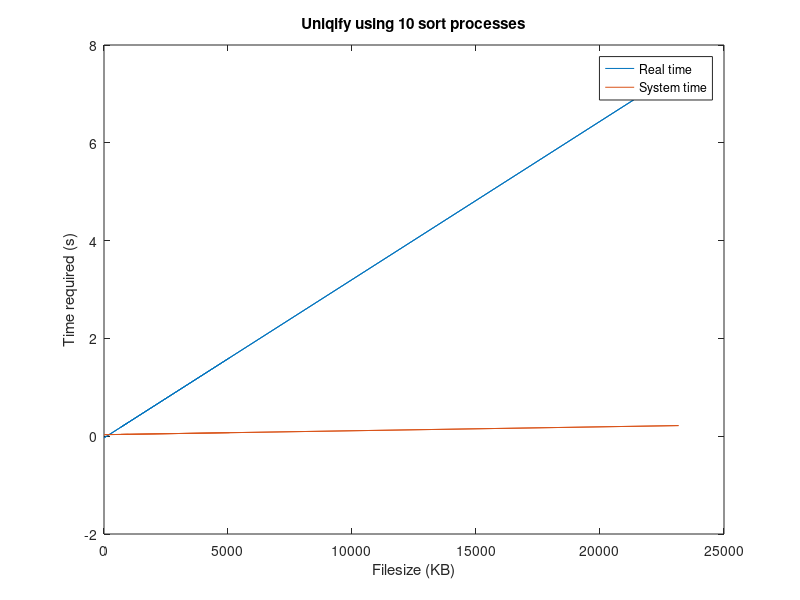
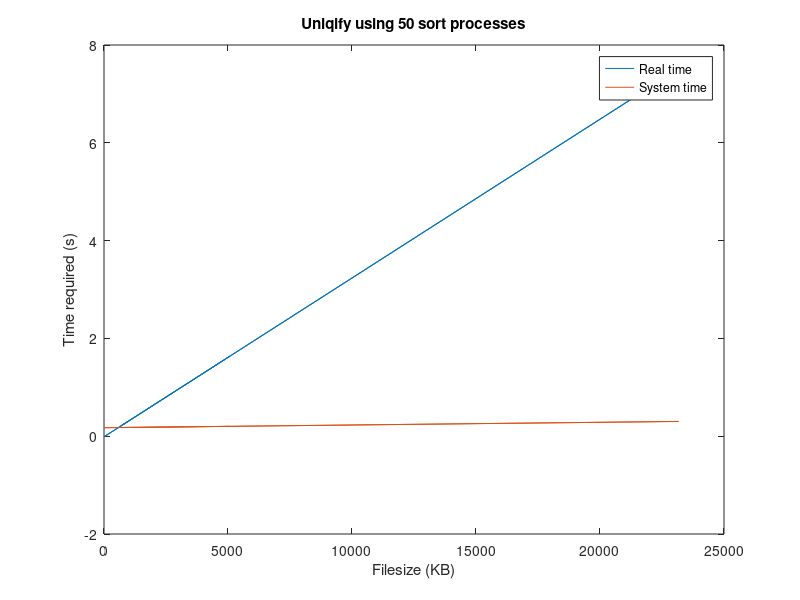
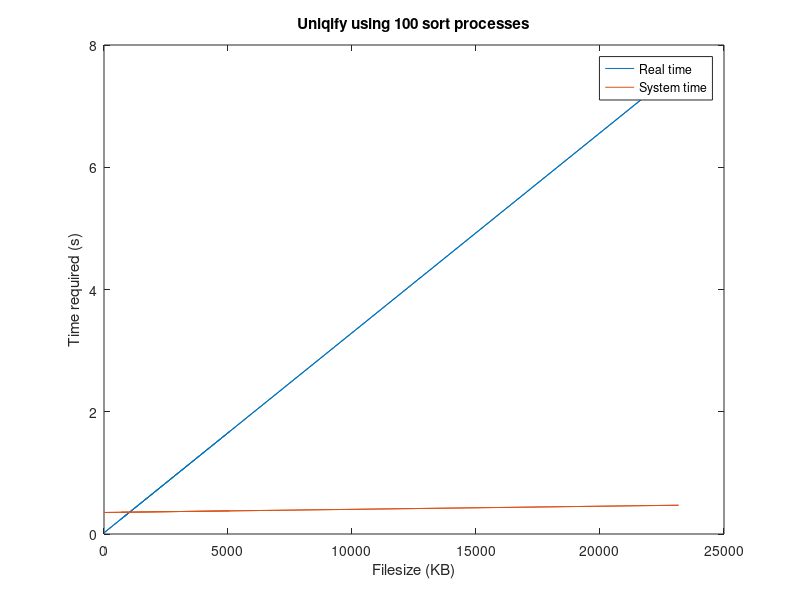

These charts were generated, in order, by the following MATLAB code:
% Plots values for CS 311 uniqify program

%=================[ 10 sort processes ]======================%
x =      [984  688  23168 3256 592  552  384  8    136  5064];
y_sys =  [0.04 0.04 0.22  0.05 0.04 0.04 0.04 0.03 0.03 0.06];
y_real = [0.3  0.2  7.54  1.22 0.2  0.19 0.12 0.01 0.03 1.11];

%Fit to polynomial
P1 = polyfit(x,y_real,1);
y_real_fit = polyval(P1,x);
P2 = polyfit(x,y_sys,1);
y_sys_fit = polyval(P2,x);

figure;
plot(x,y_real_fit,x,y_sys_fit)
title('Uniqify using 10 sort processes');
xlabel('Filesize (KB)');
ylabel('Time required (s)');
legend('Real time', 'System time');
%============================================================%

%=================[ 50 sort processes ]======================%
x =      [984  688  23168 3256 592  552  384  8    136  5064];
y_sys =  [0.19 0.17 0.3   0.19 0.18 0.18 0.17 0.16 0.18 0.21];
y_real = [0.33 0.22 7.58  1.26 0.22 0.21 0.14 0.03 0.04 1.16];

%Fit to polynomial
P1 = polyfit(x,y_real,1);
y_real_fit = polyval(P1,x);
P2 = polyfit(x,y_sys,1);
y_sys_fit = polyval(P2,x);

figure(2);
plot(x,y_real_fit,x,y_sys_fit)
title('Uniqify using 50 sort processes');
xlabel('Filesize (KB)');
ylabel('Time required (s)');
legend('Real time', 'System time');
figure(2)
%============================================================%

%=================[ 100 sort processes ]======================%
x =     [984  688  23168 3256 592  552  384  8    136 5064];
y_sys = [0.36 0.36 0.47  0.37 0.36 0.36 0.35 0.35 0.34 .38];
y_real =[0.36 0.26 7.67  1.3  0.25 0.24 0.17 0.06 0.08 1.2];

%Fit to polynomial
P1 = polyfit(x,y_real,1);
y_real_fit = polyval(P1,x);
P2 = polyfit(x,y_sys,1);
y_sys_fit = polyval(P2,x);

figure(3);
plot(x,y_real_fit,x,y_sys_fit)
title('Uniqify using 100 sort processes');
xlabel('Filesize (KB)');
ylabel('Time required (s)');
legend('Real time', 'System time');
figure(3)
%============================================================%